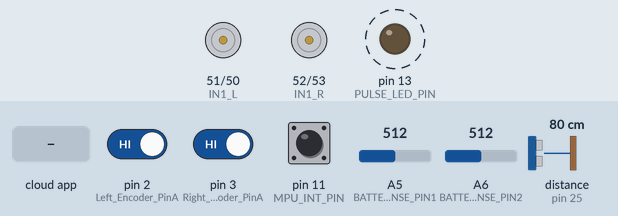
This sketch was run on a simulated Arduino Mega 2560, built with avr-gcc and run on an emulated ATmega2560. On the bench: motor-driver pin pairs drawn as motors (green arrow = first pin HIGH = forward, orange = second pin HIGH = backward, longer = more drive, scaled by the enable pin), output pins drawn as LEDs (lit = HIGH). Wiring (inferred from the names in the program): ultrasonic range finder: trigger pin 24; echo pin 25. Dashed ring = blinking. Inputs (shaded band) come from the test bench; at power-on: pin 2 (Left_Encoder_PinA) HIGH, pin 3 (Right_Encoder_PinA) HIGH, pin 11 (MPU_INT_PIN) HIGH, A5 (BATTERY_SENSE_PIN1) = 512, A6 (BATTERY_SENSE_PIN2) = 512, distance to the obstacle (sensor on pin 25) 80 cm. The echo pulse lasts 58.3 µs per cm; the ROS host is connected and sends only what is stated; pins used as bus, display or sensor lines are not drawn.

Above: at 1.7 s.
1.8 s: the phone or cloud app sets linear.x to -100
At 2.8 s:
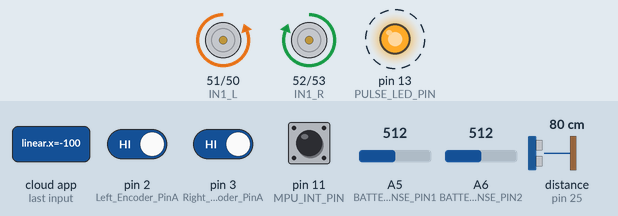
4.8 s: the phone or cloud app sets linear.x to 100
At 6.8 s:
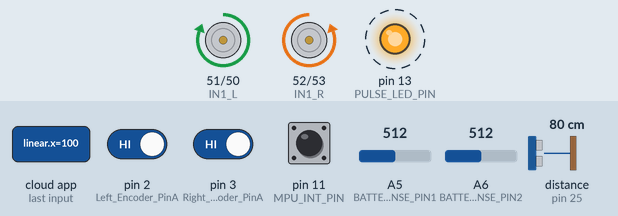
7.8 s: the phone or cloud app sets linear.x to 0
At 8.8 s:
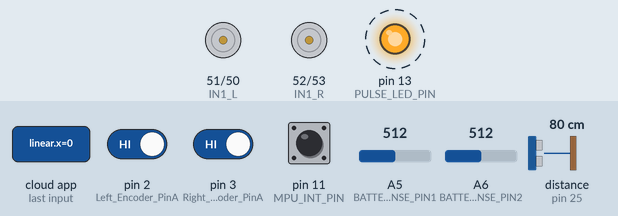
10.8 s: the phone or cloud app sets angular.z to -100
At 12.8 s:
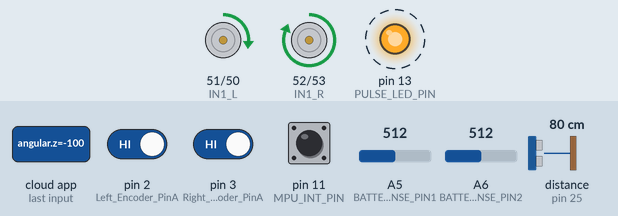
13.8 s: the phone or cloud app sets angular.z to 100
At 14.8 s:
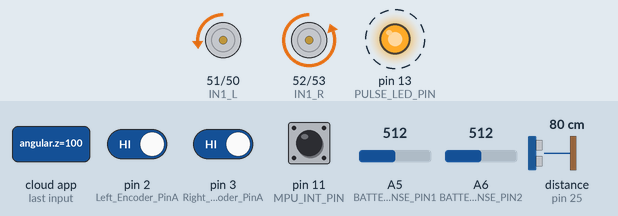
16.8 s: the phone or cloud app sets linear.x to -100
At 18.7 s:
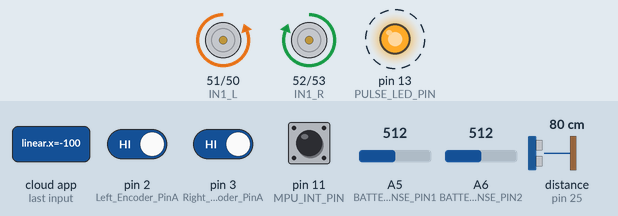
Timing chart, 0 to 20.8 s (numbered marks = the images above; inputs shaded):
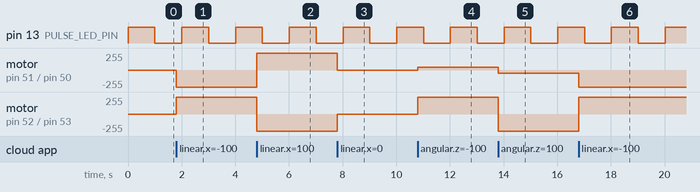

The sketch:

rospibot1_v0_8.ino
```cpp
// rospibot1 0.8
// update: ultrasound and battery sense

#include <ArduinoHardware.h>
#include <ros.h>
#include <ros/time.h>
#include <std_msgs/Int16.h>
#include <std_msgs/Int32.h>
#include <std_msgs/Float32.h>
#include <geometry_msgs/Twist.h>
#include <tf/transform_broadcaster.h>

ros::NodeHandle nh;

// timeframe publisher timer
#define TF_PUBLISHER_DELAY 50
unsigned long tf_publisher_timer;

// internal led config
#define PULSE_LED_PIN LED_BUILTIN
#define PULSE_LED_DELAY 1000
unsigned long pulseLedTimer;
boolean pulseLedStatus;

// battery sensor config
#define BATTERY_SENSE_PIN1 A5
#define BATTERY_MAXREAD1 1023.0
#define BATTERY_MAXVOLT1 12.0
float battery_volt1 = BATTERY_MAXVOLT1 / 2.0;
#define BATTERY_SENSE_PIN2 A6
#define BATTERY_MAXREAD2 1023.0
#define BATTERY_MAXVOLT2 5.0
float battery_volt2 = BATTERY_MAXVOLT2 / 2.0;
#define BATTERY_OLD_RATE 0.8
#define BATTERY_NEW_RATE 0.2
int batteryReadValue1 = 0;
int batteryReadValue2 = 0;

// battery sensors publisher timer
#define BATTERY_PUBLISHER_DELAY 5000
#define BATTERY_SENSE_DELAY 500
unsigned long battery_publisher_timer;
unsigned long battery_sense_timer;

// ultrasound config
#define US_PIN_TRIGGER1 24
#define US_PIN_ECHO1 25
#define US_MAX_DISTANCE1 170
// tmp vars for reading function
long ultrasound_duration;
int ultrasound_distance;
// ultrasounds publisher timer
#define ULTRASOUND_PUBLISHER_DELAY 30
unsigned long ultrasound_publisher_timer;

// motor control config
#define EN_L 6
#define IN1_L 51
#define IN2_L 50

#define EN_R 7
#define IN1_R 52
#define IN2_R 53

// wheel encoders config
// Left encoder
#define Left_Encoder_PinA 2
#define Left_Encoder_PinB 22
volatile long Left_Encoder_Ticks = 0;
volatile bool LeftEncoderBSet;
// Right Encoder
#define Right_Encoder_PinA 3
#define Right_Encoder_PinB 23
volatile long Right_Encoder_Ticks = 0;
volatile bool RightEncoderBSet;

// wheel encoders publisher timer
#define ENCODERS_PUBLISHER_DELAY 50
unsigned long encoder_publisher_timer;

// wheel speed
double w_r=0, w_l=0;

//wheel_rad is the wheel radius ,wheel_sep is
double wheel_rad = 0.0325, wheel_sep = 0.295;
//int lowSpeed = 200;
//int highSpeed = 50;
double speed_ang=0, speed_lin=0;

//Make a pin into an interrupt
#include <PinChangeInterrupt.h>

//Library to communicate with I2C devices
#include "Wire.h"
//I2C communication library for MPU6050
#include "I2Cdev.h"
//MPU6050 interfacing library
#include "MPU6050_6Axis_MotionApps20.h"
//Processing incoming serial data

//Creating MPU6050 Object
MPU6050 accelgyro(0x68);
#define OUTPUT_READABLE_QUATERNION
#define MPU_INT_PIN 11
#define MPU_PUBLISHER_DELAY 20
unsigned long mpu_publisher_timer;
bool dmpReady = false;
uint8_t mpuIntStatus;
uint8_t devStatus;
uint16_t packetSize;
uint16_t fifoCount;
uint8_t fifoBuffer[64];

//orientation/motion vars
Quaternion q;
VectorInt16 aa;
VectorInt16 aaReal;
VectorInt16 aaWorld;
VectorFloat gravity;

float euler[3];
float ypr[3];

// ISR
volatile bool mpuInterrupt = false;
void dmpDataReady() { mpuInterrupt = true;}

//
// publishers and subscribers
//

// ultrasound publishers
std_msgs::Int16 ultrasound_msg1;
ros::Publisher ultrasound_rospub1("us1", &ultrasound_msg1);

// wheel encoders publishers
std_msgs::Int32 encoder_msg1;
ros::Publisher encoder_rospub1("encl", &encoder_msg1);

std_msgs::Int32 encoder_msg2;
ros::Publisher encoder_rospub2("encr", &encoder_msg2);

// imu publishers
std_msgs::Float32 imu_msg1;
ros::Publisher imu_rospub1("imu1", &imu_msg1);

std_msgs::Float32 imu_msg2;
ros::Publisher imu_rospub2("imu2", &imu_msg2);

std_msgs::Float32 imu_msg3;
ros::Publisher imu_rospub3("imu3", &imu_msg3);

#ifdef OUTPUT_READABLE_QUATERNION
  std_msgs::Float32 imu_msg4;
  ros::Publisher imu_rospub4("imu4", &imu_msg4);
#endif

// battery sensor publishers
std_msgs::Float32 battery_msg1;
ros::Publisher battery_rospub1("battery1", &battery_msg1);

std_msgs::Float32 battery_msg2;
ros::Publisher battery_rospub2("battery2", &battery_msg2);

// transforms at current time publishers
geometry_msgs::TransformStamped t;
tf::TransformBroadcaster broadcaster;

char base_link[] = "/base_link";
char odom[] = "/odom";

// motors control subscribers
void messageCb( const geometry_msgs::Twist& msg){
  speed_ang = msg.angular.z;
  speed_lin = msg.linear.x;
  w_r = (speed_lin/wheel_rad) + ((speed_ang*wheel_sep)/(2.0*wheel_rad));
  w_l = (speed_lin/wheel_rad) - ((speed_ang*wheel_sep)/(2.0*wheel_rad));
}
ros::Subscriber<geometry_msgs::Twist> vel_rossub1("cmd_vel", &messageCb );

// function declarations
void Setup_Motors();
void Setup_Encoders();
void Setup_Ultrasound();
void Setup_MPU6050();
void Setup_Batteries();
void Update_Encoders();
void Update_Ultrasound();
void Update_MPU6050();
void Update_Batteries();
void Motor_Left(int Pulse_Width1);
void Motor_Right(int Pulse_Width2);
void do_Left_Encoder();
void do_Right_Encoder();

//
// main functions
//

void setup() {

  // join I2C bus (I2Cdev library doesn't do this automatically)
  #if I2CDEV_IMPLEMENTATION == I2CDEV_ARDUINO_WIRE
    Wire.begin();
    Wire.setClock(400000); // 400kHz I2C clock. Comment this line if having compilation difficulties
  #elif I2CDEV_IMPLEMENTATION == I2CDEV_BUILTIN_FASTWIRE
    Fastwire::setup(400, true);
  #endif

  // setup internal led to pulse
  pinMode(PULSE_LED_PIN, OUTPUT);
  digitalWrite(PULSE_LED_PIN, HIGH);
  pulseLedStatus = true;
  pulseLedTimer = millis() + PULSE_LED_DELAY;

  Setup_Motors();
  Setup_Encoders();
  Setup_Ultrasound();
  Setup_MPU6050();
  Setup_Batteries();

  // ros init and brodcaster init for tf
  nh.initNode();
  broadcaster.init(nh);

  // topic registration
  nh.subscribe(vel_rossub1);
  nh.advertise(encoder_rospub1);
  nh.advertise(encoder_rospub2);
  nh.advertise(ultrasound_rospub1);
  nh.advertise(imu_rospub1);
  nh.advertise(imu_rospub2);
  nh.advertise(imu_rospub3);
  #ifdef OUTPUT_READABLE_QUATERNION
    nh.advertise(imu_rospub4);
  #endif
  nh.advertise(battery_rospub1);
  nh.advertise(battery_rospub2);

  // ros publisher timers
  encoder_publisher_timer = millis() + ENCODERS_PUBLISHER_DELAY;
  ultrasound_publisher_timer = millis() + ULTRASOUND_PUBLISHER_DELAY;
  mpu_publisher_timer = millis() + MPU_PUBLISHER_DELAY;
  battery_publisher_timer = millis() + BATTERY_PUBLISHER_DELAY;
  tf_publisher_timer = millis() + TF_PUBLISHER_DELAY;

  // other timers
  battery_sense_timer = millis() + BATTERY_SENSE_DELAY;
}

void loop() {

  // imu statuscheck
  if (!dmpReady) return;

  Motor_Left(w_l*10);
  Motor_Right(w_r*10);

  Update_Encoders();
  Update_Ultrasound();
  Update_MPU6050();
  Update_Batteries();

  // update transform at current time
  if(millis() >= tf_publisher_timer) {
    tf_publisher_timer = millis() + TF_PUBLISHER_DELAY;
    // do
    t.header.frame_id = odom;
    t.child_frame_id = base_link;
    t.transform.translation.x = 1.0;
    t.transform.rotation.x = 0.0;
    t.transform.rotation.y = 0.0;
    t.transform.rotation.z = 0.0;
    t.transform.rotation.w = 1.0;
    t.header.stamp = nh.now();
    broadcaster.sendTransform(t);
  }

  nh.spinOnce();

  // pulse internal led to assure running state
  if(millis() >= pulseLedTimer)  {
    pulseLedTimer = millis() + PULSE_LED_DELAY;
    // do
    pulseLedStatus = !pulseLedStatus;
    digitalWrite(PULSE_LED_PIN, pulseLedStatus);
  }
}

//
// setup functions
//

void Setup_Motors() {
  pinMode(EN_L, OUTPUT);
  pinMode(EN_R, OUTPUT);
  pinMode(IN1_L, OUTPUT);
  pinMode(IN2_L, OUTPUT);
  pinMode(IN1_R, OUTPUT);
  pinMode(IN2_R, OUTPUT);
  digitalWrite(EN_L, LOW);
  digitalWrite(EN_R, LOW);
  digitalWrite(IN1_L, LOW);
  digitalWrite(IN2_L, LOW);
  digitalWrite(IN1_R, LOW);
  digitalWrite(IN2_R, LOW);
}

void Setup_Encoders() {
  // Quadrature encoders
  // Left encoder
  pinMode(Left_Encoder_PinA, INPUT);      // sets pin A as input
  pinMode(Left_Encoder_PinB, INPUT);      // sets pin B as input
  //Attaching interrupt in Left_Enc_PinA.
  attachInterrupt(digitalPinToInterrupt(Left_Encoder_PinA), do_Left_Encoder, RISING);

  // Right encoder
  pinMode(Right_Encoder_PinA, INPUT);      // sets pin A as input
  pinMode(Right_Encoder_PinB, INPUT);      // sets pin B as input
  //Attaching interrupt in Right_Enc_PinA.
  attachInterrupt(digitalPinToInterrupt(Right_Encoder_PinA), do_Right_Encoder, RISING);
}

void Setup_Ultrasound() {
  pinMode(US_PIN_TRIGGER1, OUTPUT); // marking pins to be read and write
  pinMode(US_PIN_ECHO1, INPUT);
}

void Setup_MPU6050() {

  //Serial.println("Initializing I2C devices...");
  accelgyro.initialize();

  // verify connection
  //Serial.println("Testing device connections...");
  //Serial.println(accelgyro.testConnection() ? "MPU6050 connection successful" : "MPU6050 connection failed");

  //Initialize DMP in MPU 6050
  //Setup_MPU6050_DMP();
   //DMP Initialization

   devStatus = accelgyro.dmpInitialize();

   accelgyro.setXGyroOffset(220);
   accelgyro.setXGyroOffset(76);
   accelgyro.setXGyroOffset(-85);
   accelgyro.setXGyroOffset(1788);


   if(devStatus == 0){

    accelgyro.setDMPEnabled(true);

    pinMode(MPU_INT_PIN,INPUT_PULLUP);
    attachPinChangeInterrupt(digitalPinToPinChangeInterrupt(MPU_INT_PIN), dmpDataReady, RISING);

    mpuIntStatus = accelgyro.getIntStatus();

    dmpReady = true;

    packetSize = accelgyro.dmpGetFIFOPacketSize();

   } else {
     ;
   }


}

void Setup_Batteries() {
  pinMode(BATTERY_SENSE_PIN1, INPUT);
  pinMode(BATTERY_SENSE_PIN2, INPUT);
}

//
// update functions
//

void Update_Encoders() {
  if(millis() >= encoder_publisher_timer) {
    encoder_publisher_timer = millis() + ENCODERS_PUBLISHER_DELAY;
    // Left encoder ros topic publisher
    encoder_msg1.data = Left_Encoder_Ticks;
    encoder_rospub1.publish(&encoder_msg1);
    // Right encoder ros topic publisher
    encoder_msg2.data = Right_Encoder_Ticks;
    encoder_rospub2.publish(&encoder_msg2);
  }
}

void Update_Ultrasound() {

  if(millis() >= ultrasound_publisher_timer) {
    ultrasound_publisher_timer = millis() + ULTRASOUND_PUBLISHER_DELAY;

    digitalWrite(US_PIN_TRIGGER1, LOW);
    delayMicroseconds(2);
    digitalWrite(US_PIN_TRIGGER1, HIGH);
    delayMicroseconds(10);
    digitalWrite(US_PIN_TRIGGER1, LOW);

    ultrasound_duration = pulseIn(US_PIN_ECHO1, HIGH);
    ultrasound_distance = (ultrasound_duration/2) / 29.1;

    if (ultrasound_distance >= US_MAX_DISTANCE1 ) {
      ultrasound_distance = 0;
    }

    // ros topic publish
    ultrasound_msg1.data = ultrasound_distance;
    ultrasound_rospub1.publish(&ultrasound_msg1);

  }
}

void Update_MPU6050() {

  // using DMP processing data is ready?
  if (!mpuInterrupt) return;

  while (!mpuInterrupt && fifoCount < packetSize) {
      mpuInterrupt = true;
  }

  mpuInterrupt = false;
  mpuIntStatus = accelgyro.getIntStatus();

  //get current FIFO count
  fifoCount = accelgyro.getFIFOCount();

  if ((mpuIntStatus & 0x10) || fifoCount > 1024) {
      // reset so we can continue cleanly
      accelgyro.resetFIFO();
  } else if (mpuIntStatus & 0x02) {
    // wait for correct available data length, should be a VERY short wait
    while (fifoCount < packetSize) fifoCount = accelgyro.getFIFOCount();

    // read a packet from FIFO
    accelgyro.getFIFOBytes(fifoBuffer, packetSize);

    // track FIFO count here in case there is > 1 packet available
    // (this lets us immediately read more without waiting for an interrupt)
    fifoCount -= packetSize;

    #ifdef OUTPUT_READABLE_QUATERNION
      // get quaternion values in easy matrix form: w x y z
      accelgyro.dmpGetQuaternion(&q, fifoBuffer);

      if(millis() >= mpu_publisher_timer) {
        mpu_publisher_timer = millis() + MPU_PUBLISHER_DELAY;

        // ros topic publish
        imu_msg1.data = q.x;
        imu_rospub1.publish(&imu_msg1);

        imu_msg2.data = q.y;
        imu_rospub2.publish(&imu_msg2);

        imu_msg3.data = q.z;
        imu_rospub3.publish(&imu_msg3);

        imu_msg4.data = q.w;
        imu_rospub4.publish(&imu_msg4);
      }
    #endif

    #ifdef OUTPUT_READABLE_EULER
      // get Euler angles in degrees
      accelgyro.dmpGetQuaternion(&q, fifoBuffer);
      accelgyro.dmpGetEuler(euler, &q);

      if(millis() >= mpu_publisher_timer) {
        mpu_publisher_timer = millis() + MPU_PUBLISHER_DELAY;

        // ros topic publish
        imu_msg1.data = euler[0] * 180/M_PI;
        imu_rospub1.publish(&imu_msg1);

        imu_msg2.data = euler[1] * 180/M_PI;
        imu_rospub2.publish(&imu_msg2);

        imu_msg3.data = qeuler[2] * 180/M_PI;
        imu_rospub3.publish(&imu_msg3);
      }
    #endif

    #ifdef OUTPUT_READABLE_YAWPITCHROLL
      // get Euler angles in degrees
      accelgyro.dmpGetQuaternion(&q, fifoBuffer);
      accelgyro.dmpGetGravity(&gravity, &q);
      accelgyro.dmpGetYawPitchRoll(ypr, &q, &gravity);

      if(millis() >= mpu_publisher_timer) {
        mpu_publisher_timer = millis() + MPU_PUBLISHER_DELAY;

        // ros topic publish
        imu_msg1.data = ypr[0] * 180/M_PI;
        imu_rospub1.publish(&imu_msg1);

        imu_msg2.data = ypr[1] * 180/M_PI;
        imu_rospub2.publish(&imu_msg2);

        imu_msg3.data = ypr[2] * 180/M_PI;
        imu_rospub3.publish(&imu_msg3);
      }
    #endif
  }
}

void Update_Batteries() {

  // do internal update at faster rate
  if(millis() >= battery_sense_timer) {
    battery_sense_timer = millis() + BATTERY_SENSE_DELAY;
    // do battery1
    batteryReadValue1 = analogRead(BATTERY_SENSE_PIN1);
    batteryReadValue1 = batteryReadValue1 * (BATTERY_MAXVOLT1 / BATTERY_MAXREAD1);
    battery_volt1 = (battery_volt1 * (BATTERY_OLD_RATE) + (float)batteryReadValue1 * (BATTERY_NEW_RATE)) / 2.0;
    // do battery2
    batteryReadValue2 = analogRead(BATTERY_SENSE_PIN2);
    batteryReadValue2 = batteryReadValue2 * (BATTERY_MAXVOLT2 / BATTERY_MAXREAD2);
    battery_volt2 = (battery_volt2 * (BATTERY_OLD_RATE) + (float)batteryReadValue2 * (BATTERY_NEW_RATE)) / 2.0;
  }

  // do ros topic publish at slower rate
  if(millis() >= battery_publisher_timer) {
    battery_publisher_timer = millis() + BATTERY_PUBLISHER_DELAY;
    // do battery1 ros topic publish
    battery_msg1.data = battery_volt1;
    battery_rospub1.publish(&battery_msg1);
    // do battery1 ros topic publish
    battery_msg2.data = battery_volt2;
    battery_rospub2.publish(&battery_msg2);
  }
}

//
// other functions
//

void Motor_Left(int Pulse_Width1) {
  if (Pulse_Width1 > 0){
    analogWrite(EN_L, Pulse_Width1);
    digitalWrite(IN1_L, HIGH);
    digitalWrite(IN2_L, LOW);
  }

  if (Pulse_Width1 < 0){
    Pulse_Width1=abs(Pulse_Width1);
    analogWrite(EN_L, Pulse_Width1);
    digitalWrite(IN1_L, LOW);
    digitalWrite(IN2_L, HIGH);
  }

  if (Pulse_Width1 == 0){
    analogWrite(EN_L, Pulse_Width1);
    digitalWrite(IN1_L, LOW);
    digitalWrite(IN2_L, LOW);
  }
}

void Motor_Right(int Pulse_Width2) {

  if (Pulse_Width2 > 0){
    analogWrite(EN_R, Pulse_Width2);
    digitalWrite(IN1_R, LOW);
    digitalWrite(IN2_R, HIGH);
  }

  if (Pulse_Width2 < 0){
    Pulse_Width2=abs(Pulse_Width2);
    analogWrite(EN_R, Pulse_Width2);
    digitalWrite(IN1_R, HIGH);
    digitalWrite(IN2_R, LOW);
  }

  if (Pulse_Width2 == 0){
    analogWrite(EN_R, Pulse_Width2);
    digitalWrite(IN1_R, LOW);
    digitalWrite(IN2_R, LOW);
  }

}

// encoders isr
// Test transition; since the interrupt will only fire on 'rising' we don't need to read pin A
void do_Left_Encoder() {

  LeftEncoderBSet = digitalRead(Left_Encoder_PinB);   // read the input pin
  Left_Encoder_Ticks -= LeftEncoderBSet ? -1 : +1;
}

void do_Right_Encoder() {
  RightEncoderBSet = digitalRead(Right_Encoder_PinB);   // read the input pin
  Right_Encoder_Ticks += RightEncoderBSet ? -1 : +1;
}
```

Measured:
- after the input at 1.8 s, motor on pin 51 (IN1_L) / pin 50 (IN2_L): stopped → backward 255/255 at once; motor on pin 52 (IN1_R) / pin 53 (IN2_R): stopped → forward 255/255 at once
- after the input at 4.8 s, motor on pin 51 (IN1_L) / pin 50 (IN2_L): backward 255/255 → forward 255/255 at once; motor on pin 52 (IN1_R) / pin 53 (IN2_R): forward 255/255 → backward 255/255 at once
- after the input at 7.8 s, motor on pin 51 (IN1_L) / pin 50 (IN2_L): forward 255/255 → stopped at once; motor on pin 52 (IN1_R) / pin 53 (IN2_R): backward 255/255 → stopped at once
- after the input at 10.8 s, motor on pin 51 (IN1_L) / pin 50 (IN2_L): stopped → forward 45/255 at once; motor on pin 52 (IN1_R) / pin 53 (IN2_R): stopped → forward 255/255 at once
- after the input at 13.8 s, motor on pin 51 (IN1_L) / pin 50 (IN2_L): forward 45/255 → backward 45/255 at once; motor on pin 52 (IN1_R) / pin 53 (IN2_R): forward 255/255 → backward 255/255 at once
- after the input at 16.8 s, motor on pin 51 (IN1_L) / pin 50 (IN2_L): backward 45/255 → backward 255/255 at once; motor on pin 52 (IN1_R) / pin 53 (IN2_R): backward 255/255 → forward 255/255 at once
- by itself, pin 13 (PULSE_LED_PIN): alternates HIGH for 1.0 s and LOW for 1.0 s
